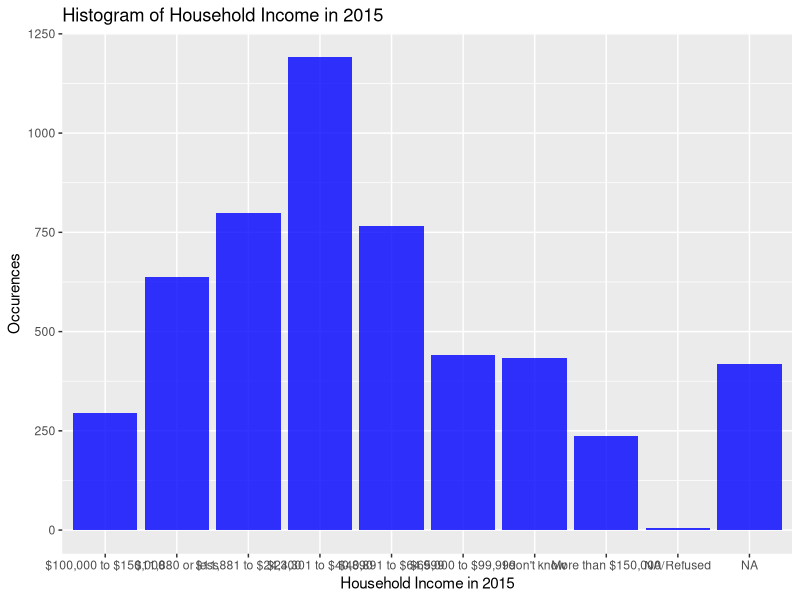

Write the R code that produced this figure.
library(ggplot2)
library(dplyr)
library(stringr)

respondent_info_df <- read.csv("Seattle_Votes_Survey_Data_from_5_224_immigrant_and_refugee_residents_of_Seattle_King_County.csv", stringsAsFactors = FALSE)

respondent_info_df1 <- read.csv("Seattle_Votes_Survey_Data_from_5_224_immigrant_and_refugee_residents_of_Seattle_King_County.csv", header=T, na.strings=c(""," ","NA"))


# Count the number of unique values in the Q24 column
unique_income_brackets <- respondent_info_df1 %>% count(Q24..What.was.your.total.combined.household.income.in.2015.before.taxes., name = "count")

# Create the histogram
ggplot(unique_income_brackets, aes(x = Q24..What.was.your.total.combined.household.income.in.2015.before.taxes., y = count)) +
  geom_histogram(stat = "identity", fill = "blue", alpha = 0.8) +
  labs(title = "Histogram of Household Income in 2015",
       x = "Household Income in 2015",
       y = "Occurences")
